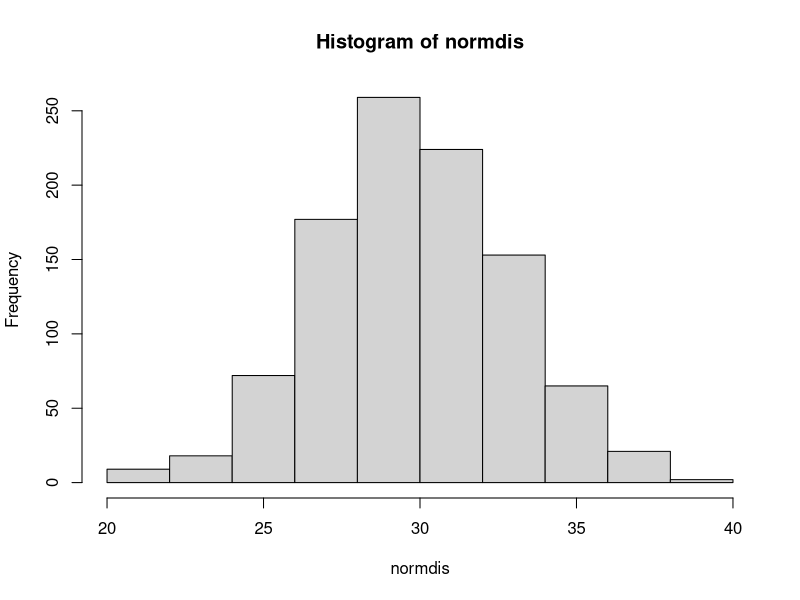
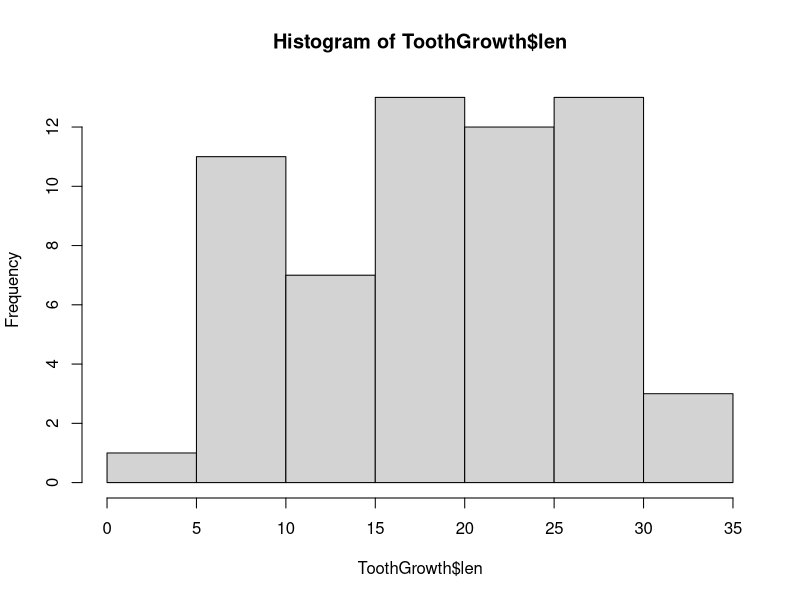
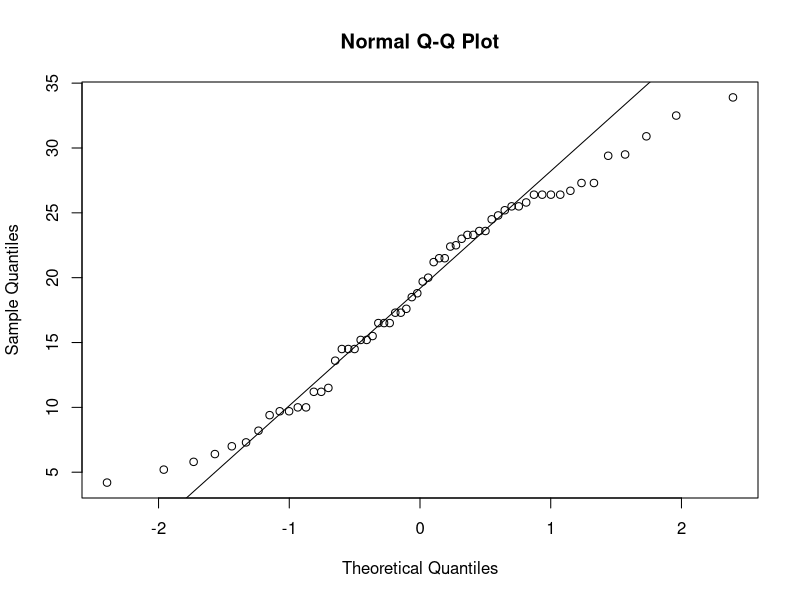

These figures' R source, in order:
############## t-tests: examine if the difference in means is significant or not

normdis<-rnorm(n=1000, m=30, sd=3)
hist(normdis)

data("ToothGrowth")
head(ToothGrowth)
str(ToothGrowth)

hist(ToothGrowth$len)

#qqplot
qqnorm(ToothGrowth$len)
qqline(ToothGrowth$len)
# Shapiro-Wilk normality test 
#H0: data are normally distributed
shapiro.test(ToothGrowth$len) #data are normally distributed cz p value is greater thn 0.05

#z=(x-mean)/sd
#pnorm(z) for probability of value less thn in bell curve
#1-pnorm(z) for probability of value more thn in bell curve

#confidence interval of mean
head(ToothGrowth)
summary(ToothGrowth)
s=sd(ToothGrowth$len) # standard deviation
s
SE=s/sqrt(length(ToothGrowth$len)) # standard error
SE

zval=qnorm(0.975) #z value
zval #1.96 for 95% CI

moe=zval*SE # margin of error

xbar = mean(ToothGrowth$len)
xbar+c(-moe,moe)

#t based CI (generally used when n<30)
n = length(ToothGrowth$len)

tval = qt(0.975,df=n-1) # critical t value
tval

moe = tval*SE
xbar = mean(ToothGrowth$len)
xbar
xbar+c(-moe,moe)

####or
t.test(ToothGrowth$len) #95% CI

t.test(ToothGrowth$len,conf.level = 0.9) # 90% CI

